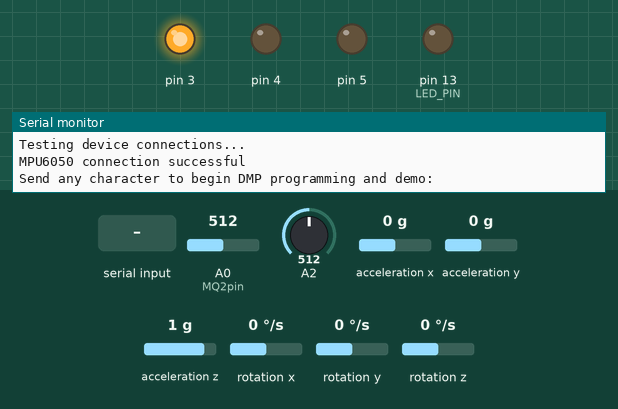
Bench run of a sketch on a simulated Arduino Leonardo, built with avr-gcc and run on an emulated ATmega32U4. Shown: output pins drawn as LEDs (lit = HIGH), the last lines printed to the serial monitor. Dashed ring = blinking. The inputs (shaded band) are chosen by the test bench; at power-on: A0 (MQ2pin) = 512, acceleration x 0 g, A2 = 512, acceleration y 0 g, acceleration z 1 g, rotation x 0 °/s, rotation y 0 °/s, rotation z 0 °/s. The sensor or clock chip raises its interrupt line as the real part does; no radio packets arrive unless stated.

Above: at 0.8 s.
0.9 s: "1\n" received over Serial
At 3.8 s:
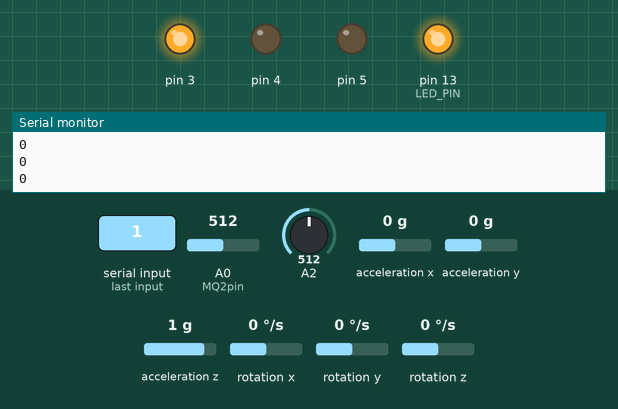
3.9 s: A0 (MQ2pin) set to 90
At 4.82 s:
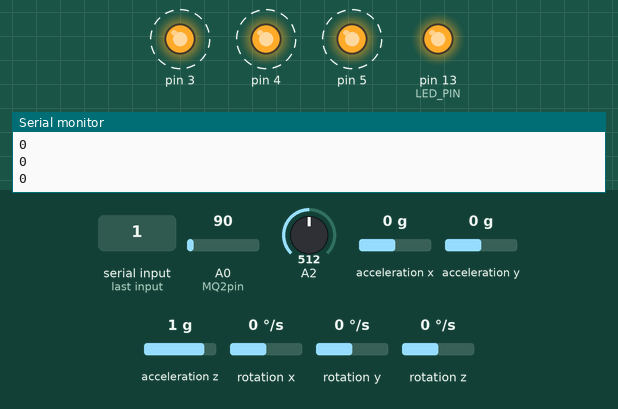
At 5.9 s:
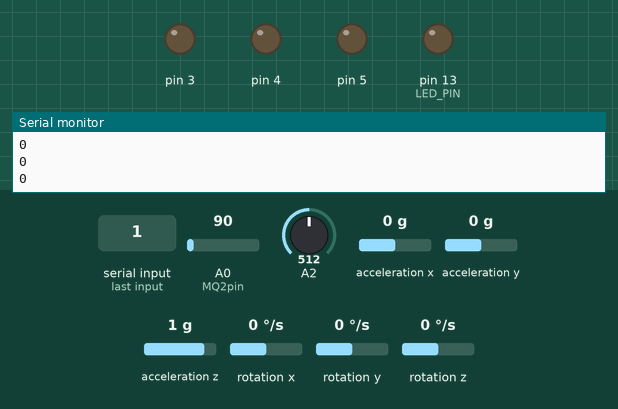
6.9 s: acceleration x set to -0.4 g
At 9.2 s:
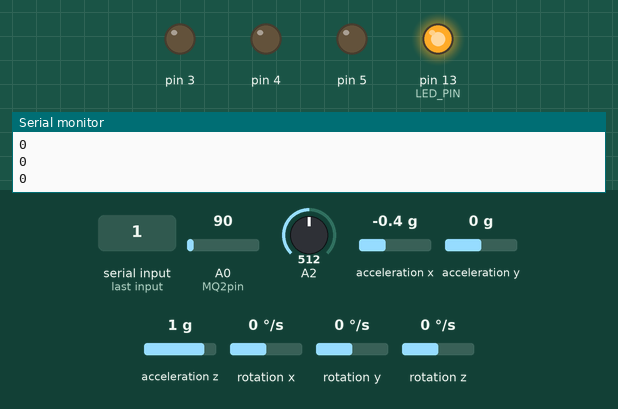
9.5 s: acceleration x set to -0.7 g
12.0 s: acceleration x set to -0.2 g
14.9 s: acceleration x set to 0.1 g
Timing chart, 0 to 18.4 s (numbered marks = the images above; inputs shaded):
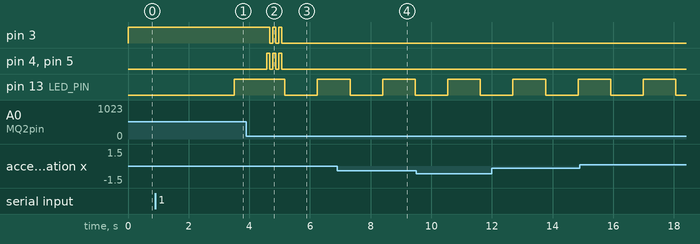

Measured:
- after the input at 0.9 s, pin 13 (LED_PIN): LOW → HIGH after 2.6 s
- after the input at 3.9 s, pin 3–5: goes on until 5.1 s, then stays LOW

The sketch:

sendercode.ino
```cpp
#include <SPI.h>
#include <LoRa.h>
#include <cstdlib>

// I2C device class (I2Cdev) demonstration Arduino sketch for MPU6050 class using DMP (MotionApps v2.0)
// 6/21/2012 by Jeff Rowberg <jeff@rowberg.net>
// Updates should (hopefully) always be available at https://github.com/jrowberg/i2cdevlib
//
// Changelog:
//      2013-05-08 - added seamless Fastwire support
//                 - added note about gyro calibration
//      2012-06-21 - added note about Arduino 1.0.1 + Leonardo compatibility error
//      2012-06-20 - improved FIFO overflow handling and simplified read process
//      2012-06-19 - completely rearranged DMP initialization code and simplification
//      2012-06-13 - pull gyro and accel data from FIFO packet insteaard of reading directly
//      2012-06-09 - fix broken FIFO read sequence and change interrupt detection to RISING
//      2012-06-05 - add gravity-compensated initial reference frame acceleration output
//                 - add 3D math helper file to DMP6 example sketch
//                 - add Euler output and Yaw/Pitch/oll output formats
//      2012-06-04 - remove accel offset clearing for better results (thanks Sungon Lee)
//      2012-06-01 - fixed gyro sensitivity to be 2000 deg/sec instead of 250
//      2012-05-30 - basic DMP initialization working

/* ============================================
  I2Cdev device library code is placed under the MIT license
  Copyright (c) 2012 Jeff Rowberg

  Permission is hereby granted, free of charge, to any person obtaining a copy
  of this software and associated documentation files (the "Software"), to deal
  in the Software without restriction, including without limitation the rights
  to use, copy, modify, merge, publish, distribute, sublicense, and/or sell
  copies of the Software, and to permit persons to whom the Software is
  furnished to do so, subject to the following conditions:

  The above copyright notice and this permission notice shall be included in
  all copies or substantial portions of the Software.

  THE SOFTWARE IS PROVIDED "AS IS", WITHOUT WARRANTY OF ANY KIND, EXPRESS OR
  IMPLIED, INCLUDING BUT NOT LIMITED TO THE WARRANTIES OF MERCHANTABILITY,
  FITNESS FOR A PARTICULAR PURPOSE AND NONINFRINGEMENT. IN NO EVENT SHALL THE
  AUTHORS OR COPYRIGHT HOLDERS BE LIABLE FOR ANY CLAIM, DAMAGES OR OTHER
  LIABILITY, WHETHER IN AN ACTION OF CONTRACT, TORT OR OTHERWISE, ARISING FROM,
  OUT OF OR IN CONNECTION WITH THE SOFTWARE OR THE USE OR OTHER DEALINGS IN
  THE SOFTWARE.
  ===============================================
*/

// I2Cdev and MPU6050 must be installed as libraries, or else the .cpp/.h files
// for both classes must be in the include path of your project
#include "I2Cdev.h"

#include "MPU6050_6Axis_MotionApps20.h"
//#include "MPU6050.h" // not necessary if using MotionApps include file

// Arduino Wire library is required if I2Cdev I2CDEV_ARDUINO_WIRE implementation
// is used in I2Cdev.h
#if I2CDEV_IMPLEMENTATION == I2CDEV_ARDUINO_WIRE
#include "Wire.h"
#endif

// class default I2C address is 0x68
// specific I2C addresses may be passed as a parameter here
// AD0 low = 0x68 (default for SparkFun breakout and InvenSense evaluation board)
// AD0 high = 0x69
MPU6050 mpu;
//MPU6050 mpu(0x69); // <-- use for AD0 high

/* =========================================================================
   NOTE: In addition to connection 3.3v, GND, SDA, and SCL, this sketch
   depends on the MPU-6050's INT pin being connected to the Arduino's
   external interrupt #0 pin. On the Arduino Uno and Mega 2560, this is
   digital I/O pin 2.
   ========================================================================= */

/* =========================================================================
   NOTE: Arduino v1.0.1 with the Leonardo board generates a compile error
   when using Serial.write(buf, len). The Teapot output uses this method.
   The solution requires a modification to the Arduino USBAPI.h file, which
   is fortunately simple, but annoying. This will be fixed in the next IDE
   release. For more info, see these links:

   http://arduino.cc/forum/index.php/topic,109987.0.html
   http://code.google.com/p/arduino/issues/detail?id=958
   ========================================================================= */


// uncomment "OUTPUT_READABLE_QUATERNION" if you want to see the actual
// quaternion components in a [w, x, y, z] format (not best for parsing
// on a remote host such as Processing or something though)
//#define OUTPUT_READABLE_QUATERNION

// uncomment "OUTPUT_READABLE_EULER" if you want to see Euler angles
// (in degrees) calculated from the quaternions coming from the FIFO.
// Note that Euler angles suffer from gimbal lock (for more info, see
// http://en.wikipedia.org/wiki/Gimbal_lock)
//#define OUTPUT_READABLE_EULER

// uncomment "OUTPUT_READABLE_YAWPITCHROLL" if you want to see the yaw/
// pitch/roll angles (in degrees) calculated from the quaternions coming
// from the FIFO. Note this also requires gravity vector calculations.
// Also note that yaw/pitch/roll angles suffer from gimbal lock (for
// more info, see: http://en.wikipedia.org/wiki/Gimbal_lock)
#define OUTPUT_READABLE_YAWPITCHROLL

// uncomment "OUTPUT_READABLE_REALACCEL" if you want to see acceleration
// components with gravity removed. This acceleration reference frame is
// not compensated for orientation, so +X is always +X according to the
// sensor, just without the effects of gravity. If you want acceleration
// compensated for orientation, us OUTPUT_READABLE_WORLDACCEL instead.
//#define OUTPUT_READABLE_REALACCEL

// uncomment "OUTPUT_READABLE_WORLDACCEL" if you want to see acceleration
// components with gravity removed and adjusted for the world frame of
// reference (yaw is relative to initial orientation, since no magnetometer
// is present in this case). Could be quite handy in some cases.
//#define OUTPUT_READABLE_WORLDACCEL

// uncomment "OUTPUT_TEAPOT" if you want output that matches the
// format used for the InvenSense teapot demo
//#define OUTPUT_TEAPOT


#define LED_PIN 13 // (Arduino is 13, Teensy is 11, Teensy++ is 6)
bool blinkState = false;

// MPU control/status vars
bool dmpReady = false;  // set true if DMP init was successful
uint8_t mpuIntStatus;   // holds actual interrupt status byte from MPU
uint8_t devStatus;      // return status after each device operation (0 = success, !0 = error)
uint16_t packetSize;    // expected DMP packet size (default is 42 bytes)
uint16_t fifoCount;     // count of all bytes currently in FIFO
uint8_t fifoBuffer[64]; // FIFO storage buffer

// orientation/motion vars
Quaternion q;           // [w, x, y, z]         quaternion container
VectorInt16 aa;         // [x, y, z]            accel sensor measurements
VectorInt16 aaReal;     // [x, y, z]            gravity-free accel sensor measurements
VectorInt16 aaWorld;    // [x, y, z]            world-frame accel sensor measurements
VectorFloat gravity;    // [x, y, z]            gravity vector
float euler[3];         // [psi, theta, phi]    Euler angle container
float ypr[3];           // [yaw, pitch, roll]   yaw/pitch/roll container and gravity vector

// packet structure for InvenSense teapot demo
uint8_t teapotPacket[14] = { '$', 0x02, 0, 0, 0, 0, 0, 0, 0, 0, 0x00, 0x00, '\r', '\n' };


// ================================================================
// ===               INTERRUPT DETECTION ROUTINE                ===
// ================================================================

volatile bool mpuInterrupt = false;     // indicates whether MPU interrupt pin has gone high
void dmpDataReady() {
  mpuInterrupt = true;
}


// ================================================================
// ===                      INITIAL SETUP                       ===
// ================================================================

float sensorValue;
float sensorValueR;
int digitalValue;

#define MQ2pin (0)

float sensorValue2; // assign variable to store sensor value
float x = 0.0;
float y = 0.0;
float z = 0.0;

float xprev = 0.0;
float yprev = 0.0;
float zprev = 0.0;

float xdiff = 0.0;
float ydiff = 0.0;
float zdiff = 0.0;

int changeCO;
int changeX;
int changeY;
int changeZ;

bool firstRun = false;
void setup() {
  pinMode(4, OUTPUT);
  pinMode(5, OUTPUT);
  pinMode(3, OUTPUT);
  // join I2C bus (I2Cdev library doesn't do this automatically)
#if I2CDEV_IMPLEMENTATION == I2CDEV_ARDUINO_WIRE
  Wire.begin();
  //TWBR = 24; // 400kHz I2C clock (200kHz if CPU is 8MHz)
#elif I2CDEV_IMPLEMENTATION == I2CDEV_BUILTIN_FASTWIRE
  Fastwire::setup(400, true);
#endif

  // initialize serial communication
  // (115200 chosen because it is required for Teapot Demo output, but it's
  // really up to you depending on your project)
  //Serial.begin(115200);
  Serial.begin(20000000);
  while (!Serial); // wait for Leonardo enumeration, others continue immediately

  // NOTE: 8MHz or slower host processors, like the Teensy @ 3.3v or Ardunio
  // Pro Mini running at 3.3v, cannot handle this baud rate reliably due to
  // the baud timing being too misaligned with processor ticks. You must use
  // 38400 or slower in these cases, or use some kind of external separate
  // crystal solution for the UART timer.

  // initialize device
  Serial.println(F("Initializing I2C devices..."));
  Serial.println("LoRa SENDER FERN DONT BURN");
  mpu.initialize();

  // verify connection
  Serial.println(F("Testing device connections..."));
  Serial.println(mpu.testConnection() ? F("MPU6050 connection successful") : F("MPU6050 connection failed"));

  // wait for ready
  Serial.println(F("\nSend any character to begin DMP programming and demo: "));
  while (Serial.available() && Serial.read()); // empty buffer
  while (!Serial.available());                 // wait for data
  while (Serial.available() && Serial.read()); // empty buffer again

  // load and configure the DMP
  Serial.println(F("Initializing DMP..."));

  devStatus = mpu.dmpInitialize();

  // supply your own gyro offsets here, scaled for min sensitivity
  mpu.setXGyroOffset(220);
  mpu.setYGyroOffset(76);
  mpu.setZGyroOffset(-85);
  mpu.setZAccelOffset(1788); // 1688 factory default for my test chip

  // make sure it worked (returns 0 if so)
  if (devStatus == 0) {
    // turn on the DMP, now that it's ready
    Serial.println(F("Enabling DMP..."));
    mpu.setDMPEnabled(true);

    // enable Arduino interrupt detection
    Serial.println(F("Enabling interrupt detection (Arduino external interrupt 0)..."));
    attachInterrupt(0, dmpDataReady, RISING);
    mpuIntStatus = mpu.getIntStatus();

    // set our DMP Ready flag so the main loop() function knows it's okay to use it
    //Serial.println(F("DMP ready! Waiting 10 sec for sensor warmup"));
    dmpReady = true;

    // get expected DMP packet size for later comparison
    packetSize = mpu.dmpGetFIFOPacketSize();
  } else {
    // ERROR!
    // 1 = initial memory load failed
    // 2 = DMP configuration updates failed
    // (if it's going to break, usually the code will be 1)
    Serial.print(F("DMP Initialization failed (code "));
    Serial.print(devStatus);
    Serial.println(F(")"));
  }

  // configure LED for output
  pinMode(LED_PIN, OUTPUT);
  pinMode(2, INPUT);

  if (!LoRa.begin(915E6)) {
    Serial.println("Starting LoRa failed!");
    while (1);
  }
  delay(1000); //let gyro stablize and air qual. sensors warm up
}


// ================================================================
// ===                    MAIN PROGRAM LOOP                     ===
// ================================================================

void loop() {
  // if programming failed, don't try to do anything
  //MQ135
  sensorValue = analogRead(2); // read analog input pin 0
  //digitalValue = digitalRead(2);
  sensorValueR = round(sensorValue * 100.0) / 100.0;
  //Serial.println(digitalValue, DEC);
  //delay(1000); // wait 100ms for next reading

  // MQ2

  sensorValue2 = analogRead(MQ2pin); // read analogue input pin 0
  //Serial.print("Sensor Value 2: ");

  //delay(2000); // wait 2 seconds for the next reading

  if (!dmpReady) return;

  // wait for MPU interrupt or extra packet(s) available
  while (!mpuInterrupt && fifoCount < packetSize) {
    // other program behavior stuff here
    // .
    // .
    // .
    // if you are really paranoid you can frequently test in between other
    // stuff to see if mpuInterrupt is true, and if so, "break;" from the
    // while() loop to immediately process the MPU data
    // .
    // .
    // .
  }

  // reset interrupt flag and get INT_STATUS byte
  mpuInterrupt = false;
  mpuIntStatus = mpu.getIntStatus();

  // get current FIFO count
  fifoCount = mpu.getFIFOCount();

  // check for overflow (this should never happen unless our code is too inefficient)
  if ((mpuIntStatus & 0x10) || fifoCount == 1024) {
    // reset so we can continue cleanly
    mpu.resetFIFO();
    //Serial.println(F("FIFO overflow!"));

    // otherwise, check for DMP data ready interrupt (this should happen frequently)
  } else if (mpuIntStatus & 0x02) {
    // wait for correct available data length, should be a VERY short wait
    while (fifoCount < packetSize) fifoCount = mpu.getFIFOCount();

    // read a packet from FIFO
    mpu.getFIFOBytes(fifoBuffer, packetSize);

    // track FIFO count here in case there is > 1 packet available
    // (this lets us immediately read more without waiting for an interrupt)
    fifoCount -= packetSize;
#ifdef OUTPUT_READABLE_YAWPITCHROLL

    // display Euler angles in degrees
    mpu.dmpGetQuaternion(&q, fifoBuffer);
    mpu.dmpGetGravity(&gravity, &q);
    mpu.dmpGetYawPitchRoll(ypr, &q, &gravity);
    x = (ypr[0] * 180 / M_PI);
    y = (ypr[1] * 180 / M_PI);
    z = (ypr[2] * 180 / M_PI);
    if (packetSize) {
      // received a packet
      //Serial.print("Sending packet: ");
      Serial.println(" ");
      Serial.println("next:");
      //Serial.println(sensorValueR); // prints the value read
      Serial.print(sensorValue2); //(sensor value is displayed on the monitor)
      Serial.println(" ");
      Serial.println(x);
      Serial.println(y);
      Serial.println(z);
      Serial.println("Changes: ---- ");
      Serial.println(changeCO);
      Serial.println(changeX);
      Serial.println(changeY);
      Serial.println(changeZ);

      // send packet
      LoRa.beginPacket();
      LoRa.print("<Pole 1,");
      LoRa.print(x);
      LoRa.print(",");
      LoRa.print(y);
      LoRa.print(",");
      LoRa.print(z);
      LoRa.print(",");
      //LoRa.print(sensorValueR);
      //LoRa.print(",");
      LoRa.print(sensorValue2);
      LoRa.print(",");
      LoRa.print(changeCO);
      LoRa.print(",");
      LoRa.print(changeX);
      LoRa.print(",");
      LoRa.print(changeY);
      LoRa.print(",");
      LoRa.print(changeZ);
      LoRa.print(",");
      LoRa.print(">");
      LoRa.endPacket();
      delay(1000);
    }
    changeCO = 0;
    changeX = 0;
    changeY = 0;
    changeZ = 0;
    xdiff = (xprev - x);
    ydiff = (yprev - y);
    zdiff = (yprev - y);

#endif
    if (((sensorValue2 > 100) || (abs(xdiff) > 30) || (abs(ydiff) > 30) || (abs(zdiff) > 30)) && firstRun)  {
      for (int i = 0; i < 3; i++) {
        digitalWrite(3, HIGH);
        digitalWrite(4, HIGH);
        digitalWrite(5, HIGH);
        delay(100);
        digitalWrite(3, LOW);
        digitalWrite(4, LOW);
        digitalWrite(5, LOW);
        delay(100);
      }
    }

    if (sensorValue2 > 100 && firstRun) {
      changeCO = 1;
    }
    if ((abs(xdiff) > 30) && firstRun) {
      changeX = 1;
    }
    if ((abs(ydiff) > 30) && firstRun) {
      changeY = 1;
    }
    if ((abs(zdiff) > 30) && firstRun) {
      changeZ = 1;
    }

    // blink LED to indicate activity
    blinkState = !blinkState;
    digitalWrite(LED_PIN, blinkState);
    xprev = x;
    yprev = y;
    zprev = z;
    firstRun = true;

  }
}
```
